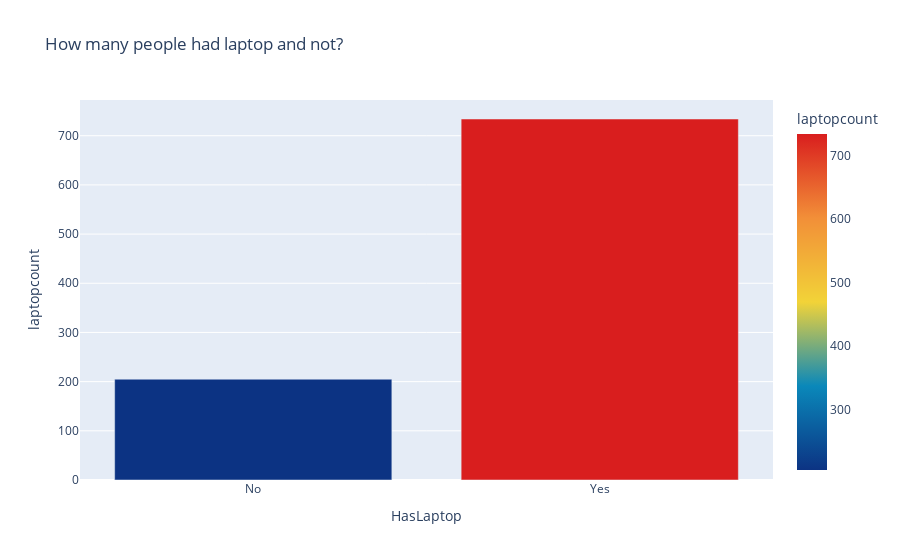

The notebook cell saved with this chart:
### Code cell
fig = px.bar(laptop1,
             x='HasLaptop',
             y='laptopcount',
             color='laptopcount',
             color_continuous_scale='portland',
             title='How many people had laptop and not?')
fig.show()

### Figure 1 — Plotly figure (JSON) as saved in the notebook; plotly's stock layout.template omitted (floating-point values rounded to 4 significant figures)
{"data": [{"alignmentgroup": "True", "hovertemplate": "HasLaptop=%{x}<br>laptopcount=%{marker.color}<extra></extra>", "legendgroup": "", "marker": {"color": [205, 734], "coloraxis": "coloraxis"}, "name": "", "offsetgroup": "", "orientation": "v", "showlegend": false, "textposition": "auto", "type": "bar", "x": ["No", "Yes"], "xaxis": "x", "y": [205, 734], "yaxis": "y"}], "layout": {"barmode": "relative", "coloraxis": {"colorbar": {"title": {"text": "laptopcount"}}, "colorscale": [[0, "rgb(12,51,131)"], [0.25, "rgb(10,136,186)"], [0.5, "rgb(242,211,56)"], [0.75, "rgb(242,143,56)"], [1, "rgb(217,30,30)"]]}, "legend": {"tracegroupgap": 0}, "title": {"text": "How many people had laptop and not?"}, "xaxis": {"anchor": "y", "domain": [0, 1], "title": {"text": "HasLaptop"}}, "yaxis": {"anchor": "x", "domain": [0, 1], "title": {"text": "laptopcount"}}}}
